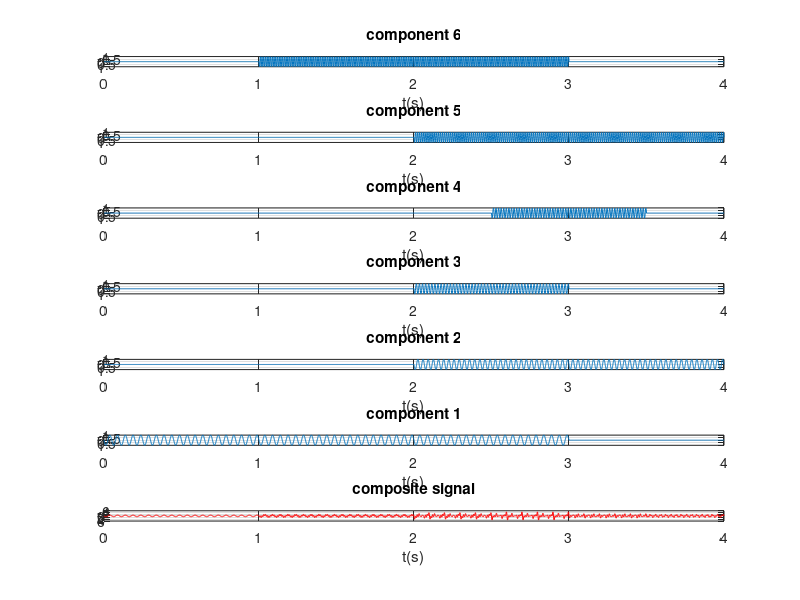
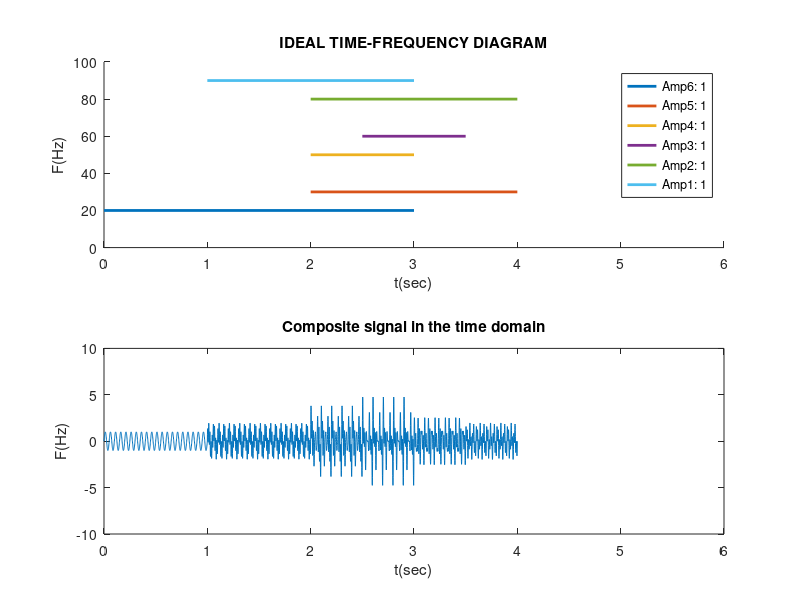

Write MATLAB code to recreate these figures, in order. (Note: this script raises an error after producing the figures.)
%% PRACTICE 13.3. Complete time–frequency analysis of a multicomponent signal.

clc, close all, clear all
 
%% 1. Data reception (frequencies, amplitudes and durations) of all components:
% The following data should only be replaced depending on whether problems of:
% - Frequency resolution: very close tones
% - Detection: very small components relative to the largest one (1)
 
% %1.1 Component frequencies (ordered from lowest to highest):
f1=20; f2=30; f3=50; f4=60; f5=80; f6=90;

% % 1.2 Amplitudes:
a1=1; a2=1; a3=1; a4=1; a5=1; a6=1;
%a1= 1; a2= 0.1; a3= 0.01; a4= 0.01; a5= 0.1; a6=1;
 
% 1.3 Component durations:
t1=[0 3]; t2=[2 4]; t3=[2 3]; t4=[2.5 3.5]; t5=[2 4]; t6=[1 3];

%% 2. Generation of the composite signal (sum of all components):
Fs=10*f6; % Fs with respect to f6 which is the most demanding 
Ts=1/Fs;
duration = 4; % maximum time occupied by the components
t=0:Ts:duration;
%% METHOD 2: taking advantage of Matlab programming features,
% the previous method is implemented again but now in a compact way:
% First, each component is generated over the entire interval (4 seconds):
comp1=a1*sin(2*pi*f1*t);
comp2=a2*sin(2*pi*f2*t);
comp3=a3*sin(2*pi*f3*t);
comp4=a4*sin(2*pi*f4*t);
comp5=a5*sin(2*pi*f5*t);
comp6=a6*sin(2*pi*f6*t);

% Components are filled with zeros in the intervals where they do not exist,
% taking advantage of Matlab capabilities:
comp1=(t<=3).*(comp1);
comp2=((t>=2)&(t<=4)).*(comp2);
comp3=((t>2) & (t<=3)).*(comp3);
comp4=((t>=2.5)&(t<=3.5)).*(comp4);
comp5=((t>=2)&(t<=4)).*(comp5);
comp6=((t>=1)&(t<=3)).*(comp6);
 
% Display of the components in ascending form as in the
% ideal TF diagram:
figure
subplot(7,1,1);plot(t,comp6);title('component 6'); xlabel('t(s)');grid on;
subplot(7,1,2);plot(t,comp5);title('component 5'); xlabel('t(s)');grid on;
subplot(7,1,3);plot(t,comp4);title('component 4'); xlabel('t(s)');grid on;
subplot(7,1,4);plot(t,comp3);title('component 3'); xlabel('t(s)');grid on;
subplot(7,1,5);plot(t,comp2);title('component 2'); xlabel('t(s)');grid on;
subplot(7,1,6);plot(t,comp1);title('component 1'); xlabel('t(s)');grid on;

% Once the components are generated, they are summed to obtain the composite signal:

yt1 = comp1+comp2+comp3+comp4+comp5+comp6;
subplot(7,1,7);plot(t,yt1,'r');title('composite signal'); xlabel('t(s)');grid on;
 
% Visualization of the ideal TF together with the obtained composite signal
% so that the existence of one or several components depending on the intervals can be observed
figure
subplot(2,1,1);
hold on
plot (t1,[f1 f1],'linewidth',2)
plot (t2,[f2 f2],'linewidth',2)
plot (t3,[f3 f3],'linewidth',2)
plot (t4,[f4 f4],'linewidth',2)
plot (t5,[f5 f5],'linewidth',2)
plot (t6,[f6 f6],'linewidth',2)
title('IDEAL TIME-FREQUENCY DIAGRAM')
xlabel('t(sec)')
ylabel('F(Hz)')
axis([0 6 0 100])

%legend('Amp6: 1','Amp5: 0.01','Amp4: 0.001','Amp3: 0.001','Amp2: 0.01','Amp1: 1')
legend('Amp6: 1','Amp5: 1','Amp4: 1','Amp3: 1','Amp2: 1','Amp1: 1')

subplot(2,1,2);
plot(t,yt1);
title('Composite signal in the time domain');
xlabel('t(sec)');
ylabel('F(Hz)');
axis([0 6 -10 10]) % same horizontal limits as the ideal TF to observe correspondences
xn = yt1;

%% 2. FREQUENCY ANALYSIS:
N=length(xn); % number of samples of the discretized signal
FACTOR = 1024;
nFFT=2^(ceil(log2(N)))*FACTOR;
f=linspace(0,Fs,nFFT);
%% 2.1 Modified Periodogram with BH4T:
window_2=blackmanharris(fix(length(xn)));
xn_windowed_2 = window_2 .* xn';
PM2 = 20*log10(abs(fft(xn_windowed_2,nFFT)));

%% 2.2 MODIFIED CORRELOGRAM
r1 =xcorr(xn); % AUTOCORRELATION CALCULATION
r1 = r1';
% Window:
window1=bartlett(2*N-1);
% Windowed autocorrelation:
rw1 = r1.*window1;
% WE TAKE ONLY THE POSITIVE PART OF THE AUTOCORRELATION:
rw1=rw1(1:end); 
% FFT IS APPLIED TO THE WINDOWED AUTOCORRELATION:
N_r1=length(rw1);
nFFT_corr=2^(ceil(log2(N_r1)))*FACTOR;
Correlogram1 = abs(fft(rw1, nFFT_corr));
f_corr = linspace(0,Fs,nFFT_corr);
%% 2.3 PARAMETRIC METHOD: AR
order = 400;
[P_yulear,fb]=pyulear(xn,order,nFFT,Fs);
figure
hold on
plot(f,PM2,'b');
plot(f_corr, 20*log10(Correlogram1),'r');
plot(fb, 20*log10(P_yulear),'k')
legend('PM-BH4T','Correlog. Bartlett','P. yulear order 500')
title('Comparison of the best spectral estimation methods')
xlabel ('f(Hz)')
xlim([0 Fs/2]);
grid minor

%% 3.1 TIME-FREQUENCY ANALYSIS: the SPECTROGRAM
% A large BH4T window is used (20% -- signal / 5):
window_RF = blackmanharris(fix(length(xn)/5));
noverlap_RF=fix(length(window_RF)/2);
L_window_RF=length(window_RF);
FACTOR = 256;
nFFT_window_RF=2^(ceil(log2(L_window_RF)))*FACTOR;
% Use of the spectrogram function WITHOUT OUTPUT PARAMETERS:
figure
tic % Start timing to measure computational load
spectrogram(xn,window_RF,noverlap_RF,nFFT_window_RF,Fs,'yaxis');
title('SPECTROGRAM WITHOUT OUTPUT PARAMETERS')
axis([0 4 0 100])
toc  % End timing to measure computational load
